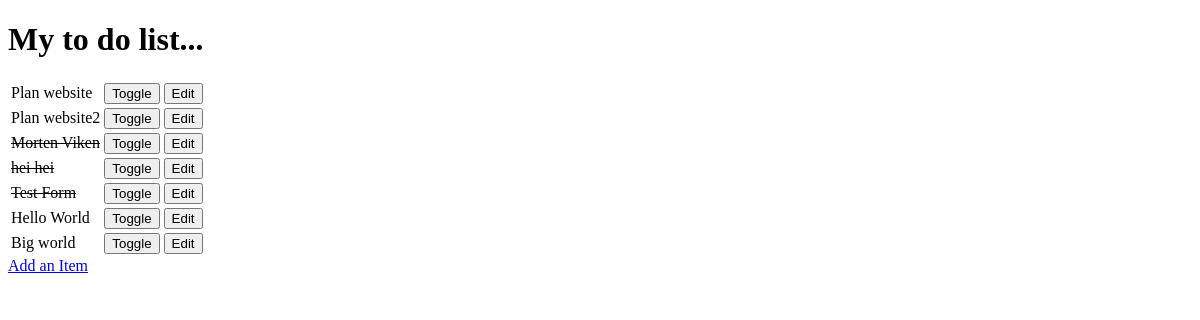
Before: / with the older database file.
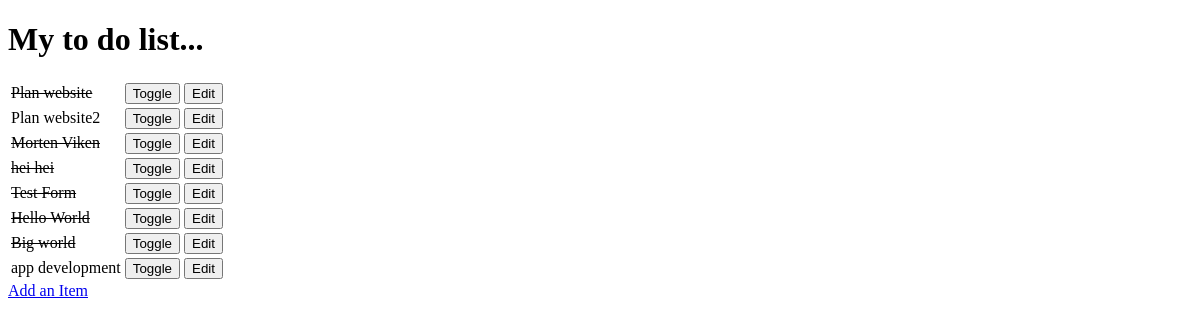
After: the same page with the newer database file.
### todo/models.py (models this page shows, shortened)
class Item(models.Model):
    name = models.CharField(max_length=30, blank=False)
    done = models.BooleanField(blank=False, default=False)

### todo/views.py (the view)
# urls.py: url(r'^$', get_todo_list),
def get_todo_list(request):
    results = Item.objects.all()
    return render(request, "todo_list.html", {'items': results})

### todo/templates/todo_list.html (shortened to what this page needs)
<!DOCTYPE html>
<html lang="en">
  <head>
  </head>
  <body>
    <h1>My to do list...</h1>
    <table>
        {% for item in items %}
        <tr>
            {% if item.done %}
            <td><strike>{{ item.name }}</strike></td>
            {% else %}
            <td>{{ item.name }}</td>
            {% endif %}
            <td>
                <form action="toggle/{{ item.id }}" method="POST">{% csrf_token %}<input type="submit" value="Toggle"></form>
            </td>
            <td>
                <form method="GET" action="edit/{{ item.id }}"><input type="submit" value="Edit"></form>
            </td>
        </tr>
        {% empty %}
        <p>You have nothing to do!</p>
        {% endfor %}
    </table>
    <a href="add">Add an Item</a>
  </body>
</html>

Changed rows visible on the page:
changed Item "Plan website": done False → True (drawn)
changed Item "Hello World": done False → True (drawn)
changed Item "Big world": done False → True (drawn)
added Item: name "app development"
